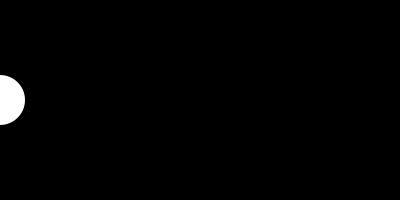
Frame 1 (no input)
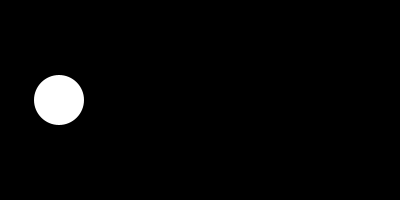
Frame 60 (the mouse pressed at the canvas centre just before this capture)
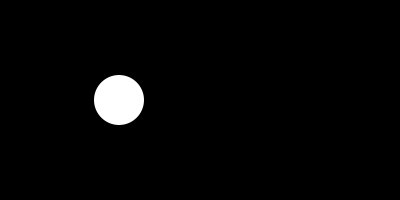
Frame 120 (the mouse held since frame 60 and released just before this capture)

The Processing sketch that drew these frames (run headless with seeded random() and noise(); from frame 60 on, the mouse is pressed at the canvas centre):

// Processing sketch: Variables_01
// ── Variables_01.pde
///////////////////////////////////////////
/*

 DESIGNING PROGRAMS 1.0
 AN INTRODUCTORY COURSE FOR DESIGN STUDENTS
 
 IMPLEMENTED BY THE FREE ART BUREAU 2014
 >>> www.freeartbureau.org
 +++++++++++++++++++++++++++ 
 LES BASES : VARIABLES
 SKETCH : VARIABLE_01
 PARENT SKETCH : NONE
 TYPE : DYNAMIQUE
 */
/////////////////////////// GLOBALS ////////////////////////////

// Déclaration de notre variable
int xPos; // Type de donnée plus son nom

//////////////////////// SETUP ////////////////////////////

void setup() {
  size(400, 200);
  background(0);
  smooth();
  fill(255);
  noStroke();
  xPos = 0; // affectation. Valeur initiale

}

/////////////////////////// DRAW ////////////////////////////
void draw() {
  background(0);
  
  // Ici on utilise notre variable dans la fonction ellipse
  // pour le positionner sur l'axe 'x' 
  ellipse(xPos, height/2, 50, 50);
  
  // *IMPORTANT*
  // Ensuite pour faire varier notre variable
  // on a besoin de la mettre à jour.
  // ici, on ajoute une valeur de 1
  // N'oubliez pas que nous sommes dans la strucutre draw()
  // qui exécute les commandes 60 images par seconde ! 
  xPos = xPos + 1;
 
}

/////////////////////////// FUNCTIONS ////////////////////////////
